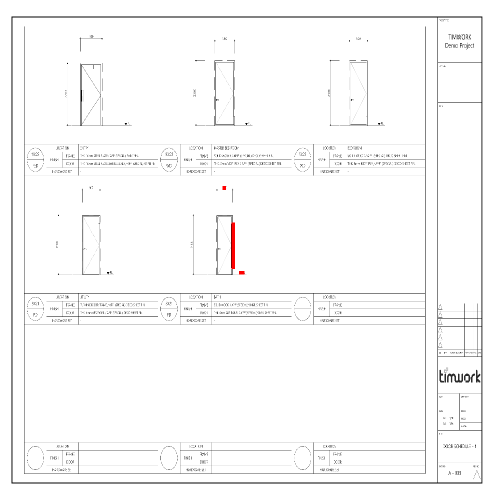
#> input picture out/diff_overlay/1904c01649e38bfc79d24b17265fb5e6948c3984c3a4aa0e9969984749ba6026_overlay.png, 1000 x 1000 px, given as the content of the folder ./first_upload, which was not available (shown at 1/2 size)
$ jupyter execute drawing_diff_detection.ipynb   (text cells are left out)
#> lines starting #> are read from the running program, lines starting #| are printed output that depends on the picture; pictures that were not available may be replaced by others from this repository, and a replacement may not be noted
[cell 1]
import os
import cv2
import numpy as np
import pandas as pd
from skimage.metrics import structural_similarity as ssim  # 이미지 유사도 계산용
from tqdm import tqdm  # 진행률 표시
import matplotlib.pyplot as plt
import matplotlib
matplotlib.rcParams['font.family'] = 'Malgun Gothic'  # 한글 깨짐 방지
matplotlib.rcParams['axes.unicode_minus'] = False


# 경로 설정
# DIR_V1 : 1차 업로드된 원본 도면
# DIR_V2 : 2차 업로드된 수정본
# DIR_OUT : 결과를 저장할 폴더

DIR_V1 = "./first_upload"
DIR_V2 = "./second_upload"
DIR_OUT = "./out"

# 결과 저장용 폴더가 없으면 자동으로 생성
os.makedirs(DIR_OUT, exist_ok=True)
os.makedirs(f"{DIR_OUT}/diff_overlay", exist_ok=True)  # 변경된 부분을 색으로 덧입힌 이미지


# 파일 불러오기
# .png 형식의 도면 이미지만 읽어옴
# os.listdir()로 폴더 내 파일을 읽고, 조건문으로 .png만 선택

v1_files = [os.path.join(DIR_V1, f) for f in os.listdir(DIR_V1) if f.endswith(".png")]
v2_files = [os.path.join(DIR_V2, f) for f in os.listdir(DIR_V2) if f.endswith(".png")]

print(f"1차 업로드 도면 수: {len(v1_files)}")
print(f"2차 업로드 도면 수: {len(v2_files)}")


# 도면 매칭 (SSIM)
# 1차 도면(v1) 하나당, 2차 도면(v2) 중에서 "가장 비슷한" 도면을 자동으로 찾아 짝을 맞춤

# SSIM(Structural Similarity Index)은 두 이미지의 구조적 유사도를 측정하는 방법
# 값이 1에 가까울수록 두 이미지가 거의 동일

# MSE로 단순히 픽셀 차이의 제곱 평균 계산하면
# 밝기 차이에도 민감해서 도면의 미세한 명암 변화에 오탐 많음

# 도면은 “밝기나 선 두께”보다 “형태와 구조”가 중요한 데이터이므로,
# 구조적 유사도를 평가하는 SSIM이 가장 효율적이고 실용적인 선택

# 회전, 이동에는 약함 → 그래서 코드에서 ECC(정합) 단계를 추가함

matches = []  # (v1, v2, ssim) 정보를 저장할 리스트

for v1_path in tqdm(v1_files, desc="도면 매칭 중"):
    # 1차 도면을 회색조로 읽고 크기를 1000x1000으로 맞춤
    # 크기를 맞추는 이유: SSIM 비교 시 해상도가 다르면 비교가 정확하지 않음.
    img1 = cv2.imread(v1_path, cv2.IMREAD_GRAYSCALE)
#> img1: shape (1000, 1000); min 0, max 255, mean 249.1
    img1 = cv2.resize(img1, (1000, 1000))

    best_score = -1      # 지금까지 찾은 최고 유사도
    best_match = None    # 최고 유사도를 가진 2차 도면 경로

    # 2차 도면들과 하나씩 비교하여 가장 높은 SSIM을 찾음
    for v2_path in v2_files:
        img2 = cv2.imread(v2_path, cv2.IMREAD_GRAYSCALE)
        img2 = cv2.resize(img2, (1000, 1000))

        score = ssim(img1, img2)  # 유사도 계산
#> score = 1
        if score > best_score:
            best_score = score
#> best_score = 1
            best_match = v2_path

    # 가장 유사한 쌍을 기록
    matches.append({"v1": v1_path, "v2": best_match, "ssim": best_score})

# 결과를 표로 정리하고 CSV 파일로 저장
df_match = pd.DataFrame(matches)
#> df_match = table of 1 rows and 3 columns
df_match.to_csv(f"{DIR_OUT}/matched_pairs.csv", index=False)
print("매칭 완료 및 CSV 저장:", f"{DIR_OUT}/matched_pairs.csv")


# 정합(Alignment) 및 변경 탐지
# 위에서 매칭된 도면 쌍을 기준으로 실제 변경된 부분을 찾아냄
# 두 도면이 약간 회전하거나 위치가 다를 수 있기 때문에
# ECC(Enhanced Correlation Coefficient) 정합 알고리즘으로 위치를 보정

results = []

for _, row in tqdm(df_match.iterrows(), total=len(df_match), desc="변경 탐지 중"):
    # 1차, 2차 도면을 동일 크기로 읽기
    img1 = cv2.imread(row.v1, cv2.IMREAD_GRAYSCALE)
    img1 = cv2.resize(img1, (1000, 1000))
    img2 = cv2.imread(row.v2, cv2.IMREAD_GRAYSCALE)
    img2 = cv2.resize(img2, (1000, 1000))

    # ECC 정합 (두 이미지의 위치 차이를 자동 보정)
    warp_matrix = np.eye(2, 3, dtype=np.float32)
    criteria = (cv2.TERM_CRITERIA_EPS | cv2.TERM_CRITERIA_COUNT, 50, 1e-5)

    try:
        # img1을 기준으로 img2를 맞추기
        cc, warp_matrix = cv2.findTransformECC(img1, img2, warp_matrix, cv2.MOTION_EUCLIDEAN, criteria)
#> cc = 1; warp_matrix = [[1, -1.79e-18, 1.75e-15], [1.79e-18, 1, -7.47e-16]]
        img2_aligned = cv2.warpAffine(img2, warp_matrix, (img1.shape[1], img1.shape[0]), flags=cv2.INTER_LINEAR)
    except cv2.error:
        # 정합 실패 시 그냥 원본 그대로 사용
        img2_aligned = img2

    # 변경된 부분 찾기: 두 이미지를 픽셀 단위로 비교
    diff = cv2.absdiff(img1, img2_aligned)        # 두 이미지의 절대 차이
#> diff: shape (1000, 1000); every value is 0
    _, mask = cv2.threshold(diff, 40, 255, cv2.THRESH_BINARY)  # 밝기 차이가 큰 부분만 추출
    mask = cv2.morphologyEx(mask, cv2.MORPH_OPEN, np.ones((3,3), np.uint8))  # 작은 점(노이즈) 제거
    mask = cv2.morphologyEx(mask, cv2.MORPH_DILATE, np.ones((5,5), np.uint8))  # 변경 영역을 조금 확장

    # 시각화: 변경된 부분을 빨간색으로 표시
    overlay = cv2.cvtColor(img1, cv2.COLOR_GRAY2BGR)
    overlay[mask > 0] = [0, 0, 255]  # 빨간색(RGB: [0,0,255])

    # 결과 저장 (mask 저장은 제거, overlay만 저장)
    base_name = os.path.basename(row.v1).replace(".png", "")
    cv2.imwrite(f"{DIR_OUT}/diff_overlay/{base_name}_overlay.png", overlay)

    # 전체 중 몇 %가 변경되었는지 계산
    change_ratio = (mask > 0).sum() / mask.size
#> change_ratio = 0

    results.append({
        "v1": row.v1,
        "v2": row.v2,
        "ssim": row.ssim,
        "change_ratio": change_ratio
    })

# 모든 결과를 요약 CSV로 저장
df_result = pd.DataFrame(results)
#> df_result = table of 1 rows and 4 columns
df_result.to_csv(f"{DIR_OUT}/diff_summary.csv", index=False)
print("변경 탐지 완료 및 요약 저장:", f"{DIR_OUT}/diff_summary.csv")


# 샘플 시각화
# 결과를 눈으로 확인할 수 있도록 샘플 1개를 화면에 출력

sample = df_result.iloc[0]  # 첫 번째 결과를 선택
overlay_img = cv2.imread(f"{DIR_OUT}/diff_overlay/{os.path.basename(sample.v1).replace('.png','')}_overlay.png")

plt.figure(figsize=(15,5))

# 1차 도면
plt.subplot(1,3,1)
plt.imshow(cv2.imread(sample.v1, cv2.IMREAD_GRAYSCALE), cmap="gray")
plt.title("1차 도면 (원본)")
plt.axis("off")

# 2차 도면
plt.subplot(1,3,2)
plt.imshow(cv2.imread(sample.v2, cv2.IMREAD_GRAYSCALE), cmap="gray")
plt.title("2차 도면 (수정본)")
plt.axis("off")

# 변경 감지 결과 (빨간색 표시)
plt.subplot(1,3,3)
plt.imshow(cv2.cvtColor(overlay_img, cv2.COLOR_BGR2RGB))
plt.title("변경 감지 결과 (빨간색 표시)")
plt.axis("off")

plt.show()
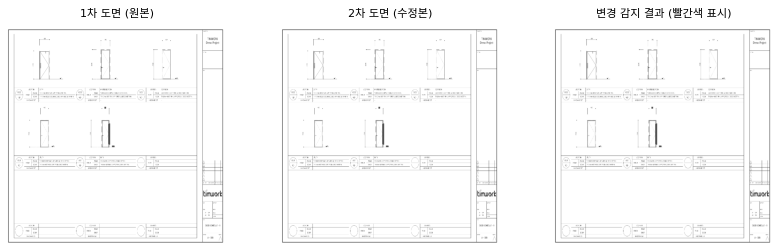
#> figure drawn by matplotlib, 3 panels

# SIM을 사용한 이유
# 단순한 픽셀 차이보다 '구조적 유사도'를 이용하면 도면 매칭 정확도가 높음.

# ECC 정합 사용 이유
# 촬영 위치나 스캔 각도 차이로 생기는 오차를 자동으로 보정하기 위해.

# Morphology(형태학) 연산 사용 이유
# 작은 점이나 선 같은 노이즈를 제거하고, 실제 변경된 영역만 남기기 위해.


$ run again, on out/diff_overlay/92c5a06ea80011c928652b681fb27bbcc481695298fa0db8c1023c2e6fe58495_overlay.png
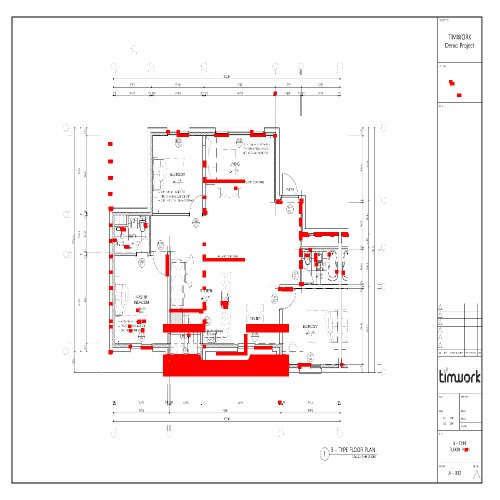
#> input picture out/diff_overlay/92c5a06ea80011c928652b681fb27bbcc481695298fa0db8c1023c2e6fe58495_overlay.png, 1000 x 1000 px, given as the content of the folder ./first_upload, which was not available (shown at 1/2 size)
#> `img1 = cv2.imread(v1_path, cv2.IMREAD_GRAYSCALE)`:
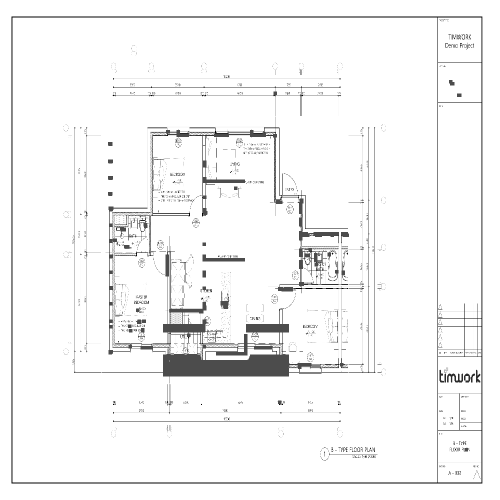
#> img1: shape (1000, 1000) (shown at 1/2 size); min 0, max 255, mean 244.6
#> score = 1
#> df_match = table of 1 rows and 3 columns
#> cc = 1; warp_matrix = [[1, 8.21e-18, -4.79e-15], [-8.21e-18, 1, 4.98e-15]]
#> diff: shape (1000, 1000); every value is 0
#> change_ratio = 0
#> df_result = table of 1 rows and 4 columns
#> `plt.show()`:
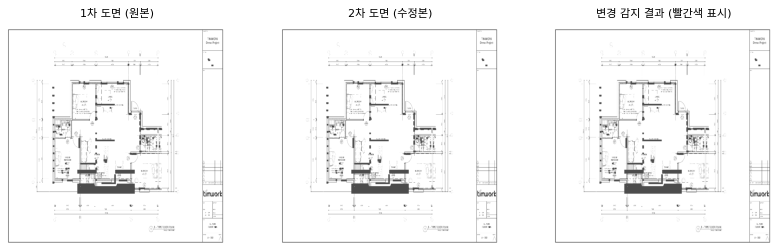
#> figure drawn by matplotlib, 3 panels

$ run again, on out/diff_overlay/a479fc6d1286b343bd360929ebb999093749ba7c665733fae41b460b71aa7c0e_overlay.png
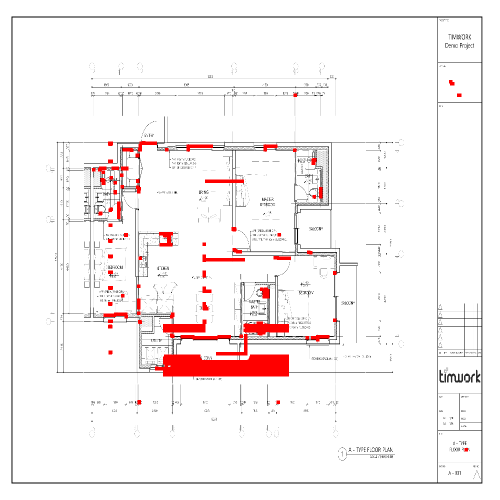
#> input picture out/diff_overlay/a479fc6d1286b343bd360929ebb999093749ba7c665733fae41b460b71aa7c0e_overlay.png, 1000 x 1000 px, given as the content of the folder ./first_upload, which was not available (shown at 1/2 size)
#> `img1 = cv2.imread(v1_path, cv2.IMREAD_GRAYSCALE)`:
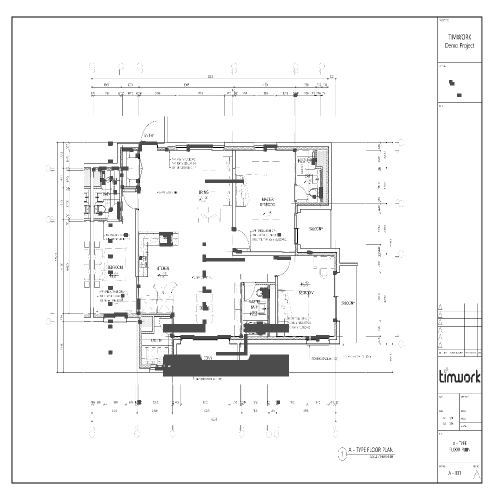
#> img1: shape (1000, 1000) (shown at 1/2 size); min 0, max 255, mean 243.6
#> score = 1
#> df_match = table of 1 rows and 3 columns
#> cc = 1; warp_matrix = [[1, -1.87e-18, -4.86e-17], [1.87e-18, 1, -5.08e-16]]
#> diff: shape (1000, 1000); every value is 0
#> change_ratio = 0
#> df_result = table of 1 rows and 4 columns
#> `plt.show()`:
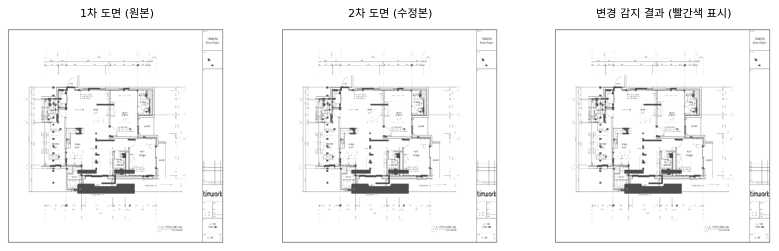
#> figure drawn by matplotlib, 3 panels

$ run again, on out/diff_overlay/a972a1276f94514672dea3a3ad839aef1986f1a65ee098ccbf7c1dfc6e82067d_overlay.png
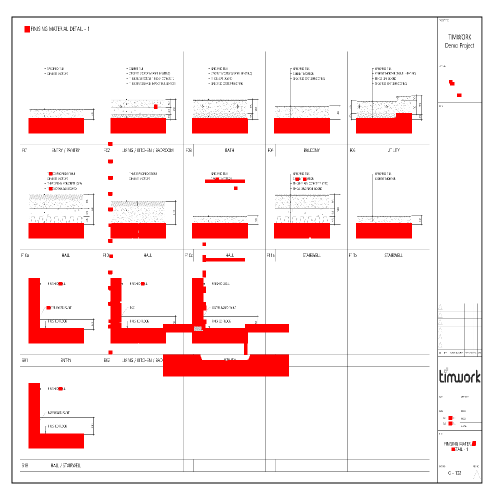
#> input picture out/diff_overlay/a972a1276f94514672dea3a3ad839aef1986f1a65ee098ccbf7c1dfc6e82067d_overlay.png, 1000 x 1000 px, given as the content of the folder ./first_upload, which was not available (shown at 1/2 size)
#> `img1 = cv2.imread(v1_path, cv2.IMREAD_GRAYSCALE)`:
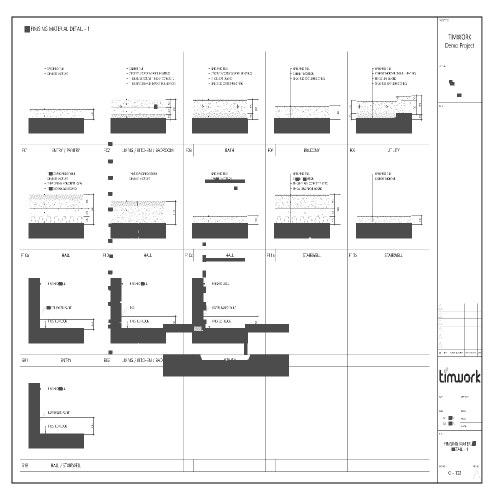
#> img1: shape (1000, 1000) (shown at 1/2 size); min 0, max 255, mean 236.2
#> score = 1
#> df_match = table of 1 rows and 3 columns
#> cc = 1; warp_matrix = [[1, 1.01e-17, -7.94e-15], [-1.01e-17, 1, 4.66e-15]]
#> diff: shape (1000, 1000); every value is 0
#> change_ratio = 0
#> df_result = table of 1 rows and 4 columns
#> `plt.show()`:
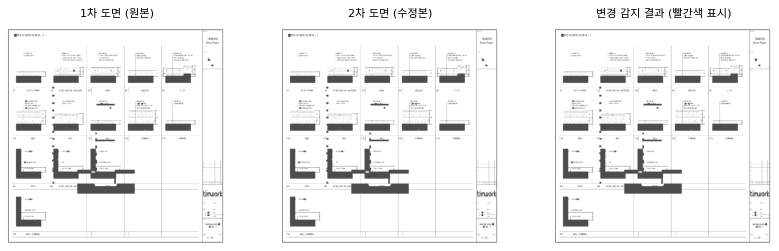
#> figure drawn by matplotlib, 3 panels
